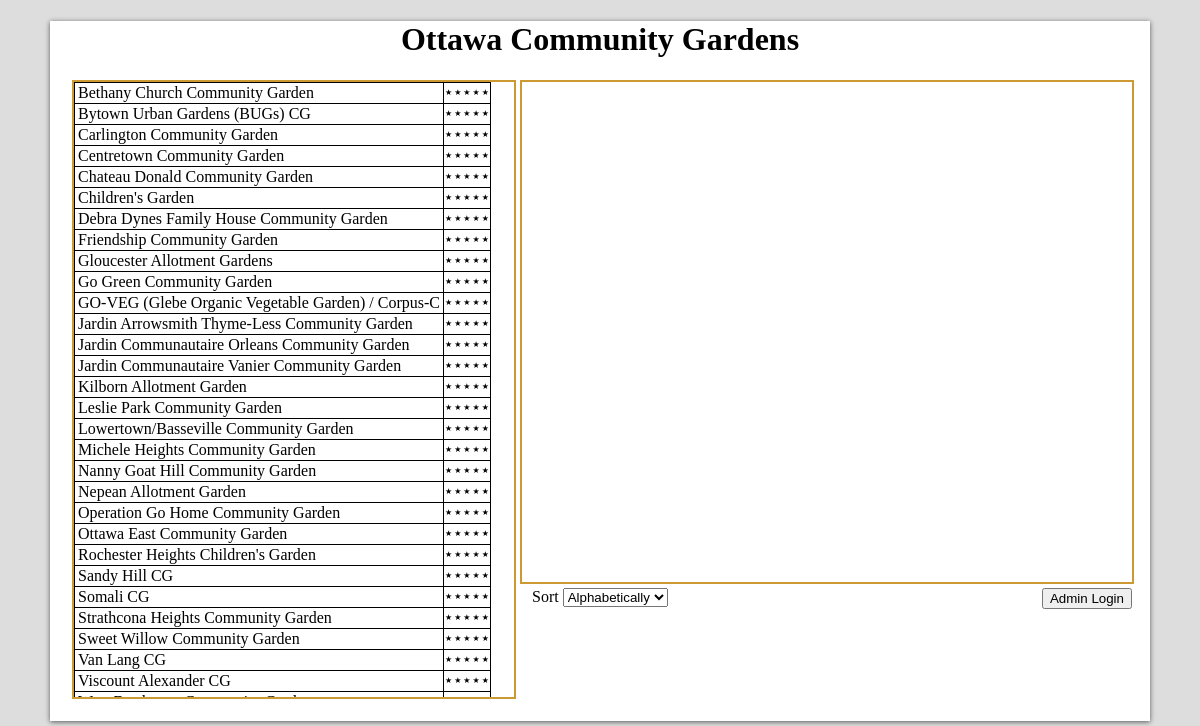
The page / on the database its author committed.
### tables this page shows
CREATE TABLE IF NOT EXISTS `gardens` (
  `id` int(11) NOT NULL AUTO_INCREMENT,
  `name` varchar(50) NOT NULL,
  `longitude` double NOT NULL,
  `latitude` double NOT NULL,
  `address` varchar(100) NOT NULL,
  `response` int(11) NOT NULL,
  `count` int(11) NOT NULL,
  PRIMARY KEY (`id`)
);

### index.php (the view, shortened to what this page needs)
<?php
require_once 'includes/db.php';
$stmt = $db->query('SELECT id, name, longitude, latitude, address, response, count
				FROM gardens
				ORDER BY name ASC');
$results = $stmt->fetchAll();
include 'includes/theme-top.php';
?>
</head>
<body onLoad="initialize()">
	<div class="masthead">
		<h1>Ottawa Community Gardens</h1>
	</div>
	<div class="page">
		<div class="menu">
			<table >
				<tbody class='main'>
					<nav>
						<?php foreach ($results as $garden) : ?>
							<?php echo '<tr><td>' ?>
							<a href="single.php?id=<?php echo $garden['id'];?>"><?php  echo $garden['name']; ?> </a>
							 <?php echo '</td><td>'?>
							 <ul id="garden-<?php echo $garden['id'];?>" class="garden">
								 <li class="star1 ">★</li>
								 <li class="star2 ">★</li>
								 <li class="star3 ">★</li>
								 <li class="star4 ">★</li>
								 <li class="star5 ">★</li>
							 </ul>
							 <?php echo '</td></tr>'?>
						<?php endforeach?>
					</nav>
				</tbody>
			</table>
		</div>
		<div class="map">
			<div id="map_canvas" class="map_can" ></div>
		</div>
	</div>
	<footer>
		<div class="sort">
			<label for="sort">Sort</label>
			<select id= id="sort" name="sort">
				<option>Alphabetically</option>
			</select>
		</div>
		<div class="admin">
			<a href="admin/admin.php"><button class="add">Admin Login</button></a>
		</div>
	</footer>
<?php
include 'includes/theme-bottom.php';
?>

### includes/theme-top.php (shortened to what this page needs)
<!DOCTYPE HTML>
<html>
<head>
	<link href="css/public.css" rel="stylesheet">

### includes/theme-bottom.php
</body>
</html>

### css/public.css (style rules this page uses)
a, a:link, a:visited { display: inline; margin:0; padding: 2px; Color: #000; text-decoration:none; zoom: 1; }
table { border-collapse:collapse; }
table,th, td { border: 1px solid black; }
.masthead { text-align: center; }
a { list-style-type: none; text-decoration: none; }
.menu { overflow-y: scroll; height: 615px; width: 440px; float: left; border: solid 2px #C93; }
html { background-color: #ddd; }
html, body { margin: 0; padding: 0 }
body { height: 700px; width: 1100px; margin: 1em auto; background-color: #fff; box-shadow: 0 1px 5px rgba(0, 0, 0, 0.6); }
.map { position: relative; height: 500px; width: 585px; }
.sort { float: left; padding: .5em 0 0 1em ; }
.map_can { position: absolute; top: 0px; right: 0px; bottom: 0px; left: 4px; height: 500px; width: 610px; border: solid 2px #C93; }
.admin { float: right; padding: .5em 1em 0 0; }
.menu { margin-left: 2%; }
.map, .menu { float: left; }
table ul { font-size: .5em; margin: 0; padding: 0; }
ul li { list-style-type: none; display: inline-block; margin: 0; }

### rows shown on the page
gardens: name "Bethany Church Community Garden"
gardens: name "Bytown Urban Gardens (BUGs) CG"
gardens: name "Carlington Community Garden"
gardens: name "Centretown Community Garden"
gardens: name "Chateau Donald Community Garden"
gardens: name "Children's Garden"
gardens: name "Debra Dynes Family House Community Garden"
gardens: name "Friendship Community Garden"
gardens: name "Gloucester Allotment Gardens"
gardens: name "Go Green Community Garden"
gardens: name "GO-VEG (Glebe Organic Vegetable Garden) / Corpus-C"
gardens: name "Jardin Arrowsmith Thyme-Less Community Garden"
gardens: name "Jardin Communautaire Orleans Community Garden"
gardens: name "Jardin Communautaire Vanier Community Garden"
gardens: name "Kilborn Allotment Garden"
gardens: name "Leslie Park Community Garden"
gardens: name "Lowertown/Basseville Community Garden"
gardens: name "Michele Heights Community Garden"
gardens: name "Nanny Goat Hill Community Garden"
gardens: name "Nepean Allotment Garden"
gardens: name "Operation Go Home Community Garden"
gardens: name "Ottawa East Community Garden"
gardens: name "Rochester Heights Children's Garden"
gardens: name "Sandy Hill CG"
gardens: name "Somali CG"
gardens: name "Strathcona Heights Community Garden"
gardens: name "Sweet Willow Community Garden"
gardens: name "Van Lang CG"
gardens: name "Viscount Alexander CG"
